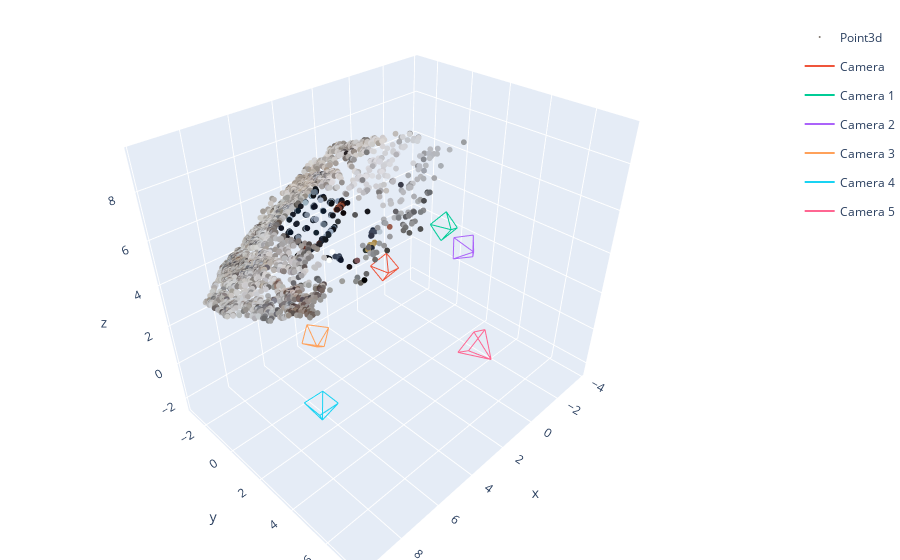

The cell this chart's notebook holds for it:
### Code cell
plt.imshow(space_utils.render_tableau(pc, cams))
v3d.make_fig(pc, *cams)

### Figure 1 — Plotly figure (JSON) as saved in the notebook; plotly's stock layout.template omitted (floating-point values rounded to 4 significant figures; data arrays with more than 128 entries replaced by an {"elided": "..."} marker saying what was removed)
{"data": [{"legendgroup": "Point3d", "marker": {"color": {"elided": "3331 str values"}, "size": 2}, "mode": "markers", "name": "Point3d", "type": "scatter3d", "x": {"elided": "3331 float values"}, "y": {"elided": "3331 float values"}, "z": {"elided": "3331 float values"}}, {"legendgroup": "Camera", "mode": "lines", "name": "Camera", "type": "scatter3d", "x": [-0.9745, -0.8013, null, -0.9745, 0.02863, null, -0.9745, -0.8705, null, -0.9745, -0.04059, null, -0.8013, 0.02863, null, 0.02863, -0.04059, null, -0.8705, -0.8013, null, -0.04059, -0.8705, null], "y": [-1.949, -1.061, null, -1.949, -1.333, null, -1.949, -1.977, null, -1.949, -2.25, null, -1.061, -1.333, null, -1.333, -2.25, null, -1.977, -1.061, null, -2.25, -1.977, null], "z": [-0.1806, 0.6449, null, -0.1806, 0.158, null, -0.1806, 1.039, null, -0.1806, 0.5525, null, 0.6449, 0.158, null, 0.158, 0.5525, null, 1.039, 0.6449, null, 0.5525, 1.039, null]}, {"legendgroup": "Camera 1", "mode": "lines", "name": "Camera 1", "type": "scatter3d", "x": [-3.734, -3.17, null, -3.734, -2.568, null, -3.734, -3.341, null, -3.734, -2.738, null, -3.17, -2.568, null, -2.568, -2.738, null, -3.341, -3.17, null, -2.738, -3.341, null], "y": [-0.3337, 0.4986, null, -0.3337, 0.03714, null, -0.3337, -0.373, null, -0.3337, -0.8344, null, 0.4986, 0.03714, null, 0.03714, -0.8344, null, -0.373, 0.4986, null, -0.8344, -0.373, null], "z": [1.86, 2.559, null, 1.86, 1.908, null, 1.86, 3.019, null, 1.86, 2.368, null, 2.559, 1.908, null, 1.908, 2.368, null, 3.019, 2.559, null, 2.368, 3.019, null]}, {"legendgroup": "Camera 2", "mode": "lines", "name": "Camera 2", "type": "scatter3d", "x": [-2.701, -1.784, null, -2.701, -1.498, null, -2.701, -2.333, null, -2.701, -2.046, null, -1.784, -1.498, null, -1.498, -2.046, null, -2.333, -1.784, null, -2.046, -2.333, null], "y": [1.924, 2.587, null, 1.924, 1.71, null, 1.924, 2.105, null, 1.924, 1.229, null, 2.587, 1.71, null, 1.71, 1.229, null, 2.105, 2.587, null, 1.229, 2.105, null], "z": [2.059, 2.529, null, 2.059, 2.141, null, 2.059, 3.213, null, 2.059, 2.825, null, 2.529, 2.141, null, 2.141, 2.825, null, 3.213, 2.529, null, 2.825, 3.213, null]}, {"legendgroup": "Camera 3", "mode": "lines", "name": "Camera 3", "type": "scatter3d", "x": [4.342, 3.87, null, 4.342, 4.635, null, 4.342, 4.477, null, 4.342, 5.242, null, 3.87, 4.635, null, 4.635, 5.242, null, 4.477, 3.87, null, 5.242, 4.477, null], "y": [-1.237, -0.8877, null, -1.237, -0.3248, null, -1.237, -1.68, null, -1.237, -1.117, null, -0.8877, -0.3248, null, -0.3248, -1.117, null, -1.68, -0.8877, null, -1.117, -1.68, null], "z": [-1.351, -0.2766, null, -1.351, -0.5881, null, -1.351, -0.2173, null, -1.351, -0.5287, null, -0.2766, -0.5881, null, -0.5881, -0.5287, null, -0.2173, -0.2766, null, -0.5287, -0.2173, null]}, {"legendgroup": "Camera 4", "mode": "lines", "name": "Camera 4", "type": "scatter3d", "x": [6.498, 5.98, null, 6.498, 5.978, null, 6.498, 6.979, null, 6.498, 6.978, null, 5.98, 5.978, null, 5.978, 6.978, null, 6.979, 5.98, null, 6.978, 6.979, null], "y": [1.595, 1.091, null, 1.595, 2.091, null, 1.595, 1.093, null, 1.595, 2.093, null, 1.091, 2.091, null, 2.091, 2.093, null, 1.093, 1.091, null, 2.093, 1.093, null], "z": [-2.387, -1.398, null, -2.387, -1.395, null, -2.387, -1.379, null, -2.387, -1.376, null, -1.398, -1.395, null, -1.395, -1.376, null, -1.379, -1.398, null, -1.376, -1.379, null]}, {"legendgroup": "Camera 5", "mode": "lines", "name": "Camera 5", "type": "scatter3d", "x": [3.067, 3.055, null, 3.067, 3.965, null, 3.067, 2.77, null, 3.067, 3.681, null, 3.055, 3.965, null, 3.965, 3.681, null, 2.77, 3.055, null, 3.681, 2.77, null], "y": [7.425, 7.017, null, 7.425, 7.047, null, 7.425, 6.338, null, 7.425, 6.367, null, 7.017, 7.047, null, 7.047, 6.367, null, 6.338, 7.017, null, 6.367, 6.338, null], "z": [2.579, 3.734, null, 2.579, 3.321, null, 2.579, 3.057, null, 2.579, 2.644, null, 3.734, 3.321, null, 3.321, 2.644, null, 3.057, 3.734, null, 2.644, 3.057, null]}, {"marker": {"color": "rgba(0, 0, 0, 0.0)", "size": 0.01}, "showlegend": false, "type": "scatter3d", "x": [0], "y": [0], "z": [0]}], "layout": {"legend": {"y": 0.96}, "margin": {"b": 0, "l": 0, "r": 0, "t": 0}, "scene": {"aspectmode": "data"}}}
